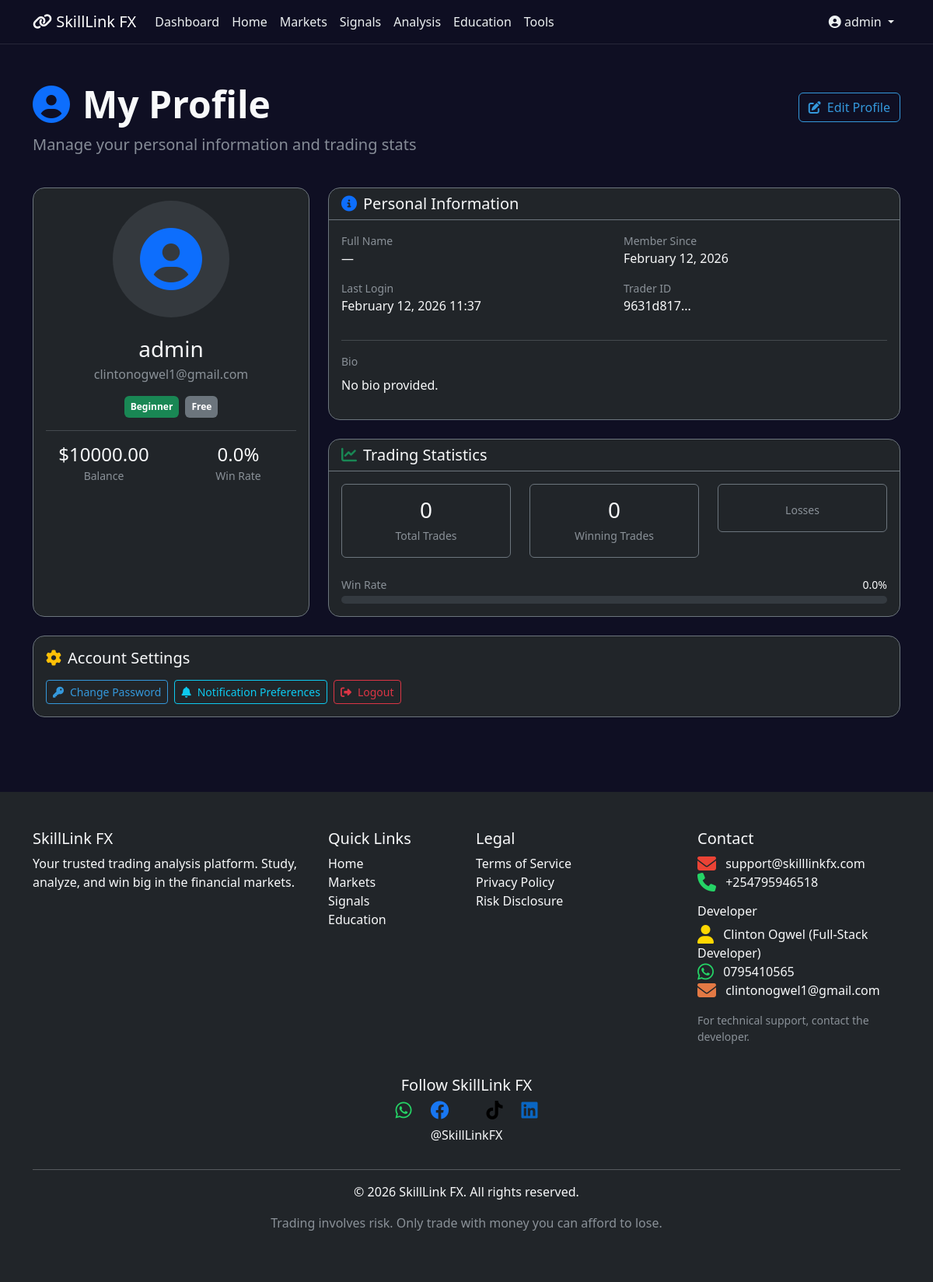
Screenshot of /profile/ (signed in) with the database file from the repository.
### trading/models.py (models this page shows, shortened)
class Trader(AbstractUser):
    trader_id = models.UUIDField(default=uuid.uuid4, editable=False, unique=True)
    balance = models.DecimalField(max_digits=12, decimal_places=2, default=10000.00)
    experience_level = models.CharField(
        max_length=20,
        choices=[
            ('beginner', 'Beginner'),
            ('intermediate', 'Intermediate'),
            ('advanced', 'Advanced'),
            ('expert', 'Expert')
        ],
        default='beginner'
    )
    subscription_type = models.CharField(
        max_length=20,
        choices=[
            ('free', 'Free'),
            ('basic', 'Basic'),
            ('pro', 'Professional'),
            ('vip', 'VIP')
        ],
        default='free'
    )
    profile_picture = models.ImageField(upload_to='profiles/', blank=True, null=True)
    bio = models.TextField(blank=True)
    total_trades = models.IntegerField(default=0)
    successful_trades = models.IntegerField(default=0)
    win_rate = models.FloatField(default=0.0)
    created_at = models.DateTimeField(auto_now_add=True)
    class Meta:
        ordering = ['-date_joined']

### trading/views.py (the view)
# urls.py: path('profile/', views.profile, name='profile'),
@login_required
def profile(request):
    return render(request, 'registration/profile.html')

### templates/registration/profile.html (shortened to what this page needs)
{% extends 'base.html' %}
{% load static %}
{% block content %}
<div class="container py-5">
    <div class="row">
        <div class="col-12 mb-4">
            <div class="d-flex align-items-center justify-content-between">
                <h1 class="text-light display-5 fw-bold">
                    <i class="fas fa-user-circle me-3 text-primary"></i>My Profile
                </h1>
                <a href="#" class="btn btn-outline-primary">
                    <i class="fas fa-edit me-2"></i>Edit Profile
                </a>
            </div>
            <p class="text-muted lead">Manage your personal information and trading stats</p>
        </div>
    </div>
    <div class="row g-4">
        <div class="col-lg-4">
            <div class="card bg-dark border-secondary h-100">
                <div class="card-body text-center">
                    <div class="mb-4">
                        {% if user.profile_picture %}
                            <img src="{{ user.profile_picture.url }}" alt="Profile Picture"
                                 class="rounded-circle img-fluid border border-3 border-primary"
                                 style="width: 150px; height: 150px; object-fit: cover;">
                        {% else %}
                            <div class="bg-secondary bg-opacity-25 rounded-circle d-inline-flex align-items-center justify-content-center"
                                 style="width: 150px; height: 150px;">
                                <i class="fas fa-user-circle fa-5x text-primary"></i>
                            </div>
                        {% endif %}
                    </div>
                    <h3 class="text-light mb-1">{{ user.username }}</h3>
                    <p class="text-muted mb-3">{{ user.email }}</p>
                    <div class="d-flex justify-content-center gap-2 mb-3">
                        <span class="badge bg-{% if user.experience_level == 'beginner' %}success{% elif user.experience_level == 'intermediate' %}warning{% elif user.experience_level == 'advanced' %}danger{% else %}info{% endif %} p-2">
                            {{ user.get_experience_level_display|default:user.experience_level|title }}
                        </span>
                        <span class="badge bg-secondary p-2">{{ user.get_subscription_type_display|default:user.subscription_type|title }}</span>
                    </div>
                    <hr class="bg-secondary">
                    <div class="row text-center mt-3">
                        <div class="col-6">
                            <h4 class="text-light mb-0">${{ user.balance|floatformat:2 }}</h4>
                            <small class="text-muted">Balance</small>
                        </div>
                        <div class="col-6">
                            <h4 class="text-light mb-0">{{ user.win_rate|floatformat:1 }}%</h4>
                            <small class="text-muted">Win Rate</small>
                        </div>
                    </div>
                </div>
            </div>
        </div>
        <div class="col-lg-8">
            <div class="card bg-dark border-secondary mb-4">
                <div class="card-header bg-transparent border-secondary">
                    <h5 class="mb-0 text-light"><i class="fas fa-info-circle me-2 text-primary"></i>Personal Information</h5>
                </div>
                <div class="card-body">
                    <div class="row">
                        <div class="col-md-6 mb-3">
                            <small class="text-muted d-block">Full Name</small>
                            <span class="text-light">{{ user.first_name|default:"—" }} {{ user.last_name|default:"" }}</span>
                        </div>
                        <div class="col-md-6 mb-3">
                            <small class="text-muted d-block">Member Since</small>
                            <span class="text-light">{{ user.date_joined|date:"F j, Y" }}</span>
                        </div>
                        <div class="col-md-6 mb-3">
                            <small class="text-muted d-block">Last Login</small>
                            <span class="text-light">{{ user.last_login|date:"F j, Y H:i" }}</span>
                        </div>
                        <div class="col-md-6 mb-3">
                            <small class="text-muted d-block">Trader ID</small>
                            <span class="text-light">{{ user.trader_id|stringformat:"s"|slice:":8" }}...</span>
                        </div>
                    </div>
                    <hr class="bg-secondary">
                    <div class="mb-3">
                        <small class="text-muted d-block mb-2">Bio</small>
                        <p class="text-light">{{ user.bio|default:"No bio provided."|linebreaksbr }}</p>
                    </div>
                </div>
            </div>
            <div class="card bg-dark border-secondary">
                <div class="card-header bg-transparent border-secondary">
                    <h5 class="mb-0 text-light"><i class="fas fa-chart-line me-2 text-success"></i>Trading Statistics</h5>
                </div>
                <div class="card-body">
                    <div class="row text-center">
                        <div class="col-4">
                            <div class="bg-dark p-3 rounded border border-secondary">
                                <h3 class="text-light mb-1">{{ user.total_trades }}</h3>
                                <small class="text-muted">Total Trades</small>
                            </div>
                        </div>
                        <div class="col-4">
                            <div class="bg-dark p-3 rounded border border-secondary">
                                <h3 class="text-light mb-1">{{ user.successful_trades }}</h3>
                                <small class="text-muted">Winning Trades</small>
                            </div>
                        </div>
                        <div class="col-4">
                            <div class="bg-dark p-3 rounded border border-secondary">
                                <small class="text-muted">Losses</small>
                            </div>
                        </div>
                    </div>
                    <div class="mt-4">
                        <div class="d-flex justify-content-between align-items-center mb-1">
                            <small class="text-muted">Win Rate</small>
                            <small class="text-light">{{ user.win_rate|floatformat:1 }}%</small>
                        </div>
                        <div class="progress" style="height: 10px;">
                        </div>
                    </div>
                </div>
            </div>
        </div>
    </div>
    <div class="row mt-4">
        <div class="col-12">
            <div class="card bg-dark border-secondary">
                <div class="card-body">
                    <h5 class="text-light mb-3"><i class="fas fa-cog me-2 text-warning"></i>Account Settings</h5>
                    <div class="d-flex flex-wrap gap-2">
                        <a href="#" class="btn btn-outline-primary btn-sm">
                            <i class="fas fa-key me-2"></i>Change Password
                        </a>
                        <a href="#" class="btn btn-outline-info btn-sm">
                            <i class="fas fa-bell me-2"></i>Notification Preferences
                        </a>
                        <a href="{% url 'logout' %}" class="btn btn-outline-danger btn-sm">
                            <i class="fas fa-sign-out-alt me-2"></i>Logout
                        </a>
                    </div>
                </div>
            </div>
        </div>
    </div>
</div>
{% endblock %}

### templates/base.html (shortened to what this page needs)
<!DOCTYPE html>
<html lang="en" data-bs-theme="dark">
<head>
    <link href="https://cdn.jsdelivr.net/npm/bootstrap@5.3.0/dist/css/bootstrap.min.css" rel="stylesheet">
    <link rel="stylesheet" href="https://cdn.jsdelivr.net/npm/bootstrap-icons@1.10.0/font/bootstrap-icons.css">
    <link rel="stylesheet" href="https://cdnjs.cloudflare.com/ajax/libs/font-awesome/6.4.0/css/all.min.css">
    {% load static %}
    <link rel="stylesheet" href="{% static 'css/style.css' %}">
</head>
<body>
    <nav class="navbar navbar-expand-lg navbar-dark bg-dark">
        <div class="container">
            <a class="navbar-brand" href="{% url 'home' %}">
                <i class="fas fa-link"></i> SkillLink FX
            </a>
            <div class="collapse navbar-collapse" id="navbarNav">
                <ul class="navbar-nav me-auto">
                    {% if user.is_authenticated %}
                    <li class="nav-item">
                        <a class="nav-link" href="{% url 'dashboard' %}">Dashboard</a>
                    </li>
                    {% endif %}
                    <li class="nav-item">
                        <a class="nav-link" href="{% url 'home' %}">Home</a>
                    </li>
                    <li class="nav-item">
                        <a class="nav-link" href="{% url 'markets' %}">Markets</a>
                    </li>
                    <li class="nav-item">
                        <a class="nav-link" href="{% url 'signals' %}">Signals</a>
                    </li>
                    <li class="nav-item">
                        <a class="nav-link" href="{% url 'analysis' %}">Analysis</a>
                    </li>
                    <li class="nav-item">
                        <a class="nav-link" href="{% url 'education' %}">Education</a>
                    </li>
                    {% if user.is_authenticated %}
                    <li class="nav-item">
                        <a class="nav-link" href="{% url 'tools' %}">Tools</a>
                    </li>
                    {% endif %}
                </ul>
                <div class="navbar-nav">
                    {% if user.is_authenticated %}
                    <div class="nav-item dropdown">
                        <a class="nav-link dropdown-toggle" href="#" id="userDropdown" role="button" data-bs-toggle="dropdown">
                            <i class="fas fa-user-circle"></i> {{ user.username }}
                        </a>
                    </div>
                    {% else %}
                    <a class="btn btn-outline-primary me-2" href="{% url 'login' %}">Login</a>
                    <a class="btn btn-primary" href="{% url 'register' %}">Register</a>
                    {% endif %}
                </div>
            </div>
        </div>
    </nav>
    <main>
        {% block content %}{% endblock %}
    </main>
    <footer class="bg-dark text-light py-5 mt-5">
        <div class="container">
            <div class="row">
                <div class="col-md-4">
                    <h5>SkillLink FX</h5>
                    <p>Your trusted trading analysis platform. Study, analyze, and win big in the financial markets.</p>
                </div>
                <div class="col-md-2">
                    <h5>Quick Links</h5>
                    <ul class="list-unstyled">
                        <li><a href="{% url 'home' %}" class="text-light text-decoration-none">Home</a></li>
                        <li><a href="{% url 'markets' %}" class="text-light text-decoration-none">Markets</a></li>
                        <li><a href="{% url 'signals' %}" class="text-light text-decoration-none">Signals</a></li>
                        <li><a href="{% url 'education' %}" class="text-light text-decoration-none">Education</a></li>
                    </ul>
                </div>
                <div class="col-md-3">
                    <h5>Legal</h5>
                    <ul class="list-unstyled">
                        <li><a href="#" class="text-light text-decoration-none">Terms of Service</a></li>
                        <li><a href="#" class="text-light text-decoration-none">Privacy Policy</a></li>
                        <li><a href="#" class="text-light text-decoration-none">Risk Disclosure</a></li>
                    </ul>
                </div>
                <div class="col-md-3">
                    <h5>Contact</h5>
                    <p>
                        <i class="fas fa-envelope me-2 fa-xl" style="color: #EA4335;"></i> support@skilllinkfx.com<br>
                        <i class="fas fa-phone me-2 fa-xl" style="color: #25D366;"></i> +254795946518
                    </p>
                    <h6 class="mt-3">Developer</h6>
                    <p>
                        <i class="fas fa-user me-2 fa-xl" style="color: #FFD700;"></i> Clinton Ogwel (Full-Stack Developer)<br>
                        <i class="fab fa-whatsapp me-2 fa-xl" style="color: #25D366;"></i>
                        <a href="https://wa.me/2547905410565?text=Hello%20Clinton%2C%20I%20have%20a%20question%20about%20SkillLink%20FX" class="text-light text-decoration-none" target="_blank">0795410565</a><br>
                        <i class="fas fa-envelope me-2 fa-xl" style="color: #e37944;"></i>
                        <a href="mailto:clintonogwel1@gmail.com" class="text-light text-decoration-none">clintonogwel1@gmail.com</a>
                    </p>
                    <p class="small text-muted">For technical support, contact the developer.</p>
                </div>
            </div>
            <div class="row mt-4">
                <div class="col-12 text-center">
                    <h5>Follow SkillLink FX</h5>
                    <div class="d-flex justify-content-center gap-4">
                        <a href="#" class="social-icon" target="_blank" rel="noopener" aria-label="WhatsApp" style="color: #25D366;"><i class="fab fa-whatsapp fa-xl"></i></a>
                        <a href="#" class="social-icon" target="_blank" rel="noopener" aria-label="Facebook" style="color: #1877F2;"><i class="fab fa-facebook fa-xl"></i></a>
                        <a href="#" class="social-icon" target="_blank" rel="noopener" aria-label="TikTok" style="color: #000000;"><i class="fab fa-tiktok fa-xl"></i></a>
                        <a href="#" class="social-icon" target="_blank" rel="noopener" aria-label="LinkedIn" style="color: #0A66C2;"><i class="fab fa-linkedin fa-xl"></i></a>
                    </div>
                    <p class="mt-2">@SkillLinkFX</p>
                </div>
            </div>
            <hr class="bg-light">
            <div class="text-center">
                <p>&copy; 2026 SkillLink FX. All rights reserved.</p>
                <p class="text-muted">Trading involves risk. Only trade with money you can afford to lose.</p>
            </div>
        </div>
    </footer>
</body>
</html>

### rows the page displays
Trader: username "admin", email "clintonogwel1@gmail.com", experience_level "Beginner", subscription_type "Free", balance "10000.00", win_rate "0.0", first_name "—", date_joined "February 12, 2026", last_login "February 12, 2026 11:37", trader_id "9631d817", bio "No bio provided.", total_trades "0", successful_trades "0"
